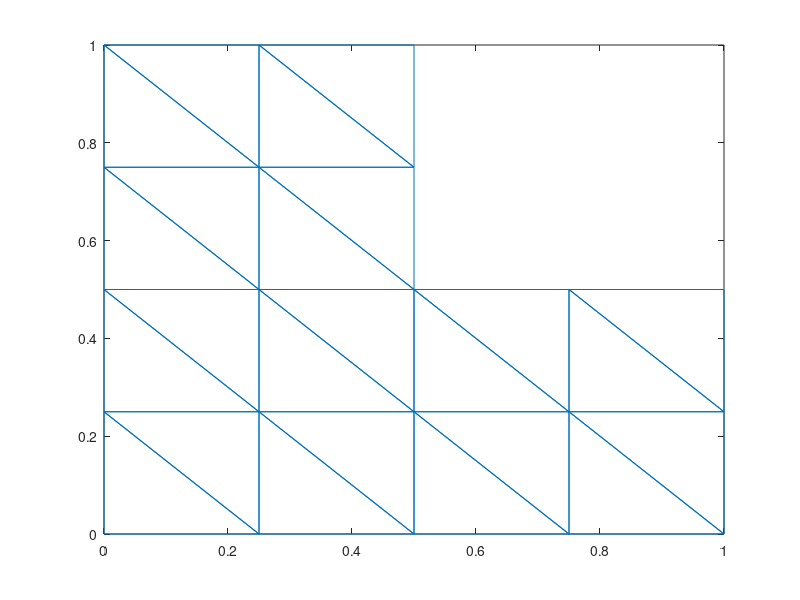

The MATLAB script that drew this image:
clear
h=1/4;
x=0:h:1;
M = length(x);

% mesh
col = repmat(x',M,1);
row = reshape(repmat(x,M,1),[numel(col),1]);
N=[row, col];

% % triangluation by built-in function
% T=delaunay(N);
% trimesh(T, N(:,1),N(:,2))

% triangluation by brute force
T = [];
for j = 1:M-1
    for i = 1:M-1
        T = [T;
            i+M*(j-1) i+M*j i+1+M*(j-1);
            i+M*j i+1+M*j i+1+M*(j-1)];
    end
end

B=[];
for n = 1:length(T)
    k = T(n,:);
    x1 = N(k(1),1);
    y1 = N(k(1),2);
    x2 = N(k(2),1);
    y2 = N(k(2),2);
    x3 = N(k(3),1);
    y3 = N(k(3),2);
    
    if x1 > 0.5 && y1 > 0.5
        B=[B n];
    end
    if x2 > 0.5 && y2 > 0.5
        B=[B n];
    end
    if x3 > 0.5 && y3 > 0.5
        B=[B n];
    end
    
    if x1 == 0.5 && y1 == 0.5 && x3 == 0.5 && y3 == 0.5+h
        B=[B n];
    end
end

B = unique(B);

T(B,:)=[];
% Visualize mesh
trimesh(T,N(:,1),N(:,2))
